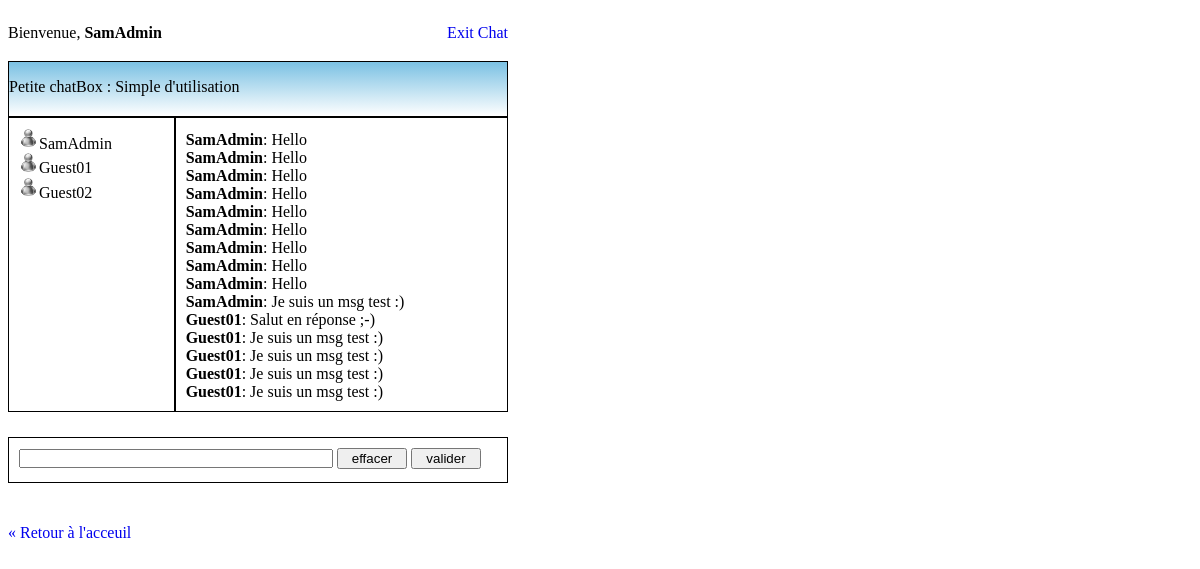
The app's page /ChatBox/chat.php (signed in) with its own data.
### tables this page shows
CREATE TABLE IF NOT EXISTS `table_users`(
    `id_user` BIGINT NOT NULL AUTO_INCREMENT,
    `user_name` VARCHAR(25) NOT NULL UNIQUE,
    `user_email` VARCHAR(50) NOT NULL UNIQUE,
    `user_password` VARCHAR(255) NOT NULL,
    `user_admin` TINYINT NOT NULL DEFAULT '0',
    `user_online` TINYINT NOT NULL DEFAULT '0',
    `user_lastConnexion` DATETIME DEFAULT NOW() NOT NULL,
    `user_registerDate` DATETIME DEFAULT NOW() NOT NULL,
    PRIMARY KEY(`id_user`)
);

### util.php (called while the page is built, shortened)
<?php
function is_logged() : bool
{
    if(isset($_SESSION['username']))
        return true;
    return false;
}

### Database/Database.php (called while the page is built, shortened)
<?php
class Database
{
    private $_connection = null;
    private static $_instance = null;
    private static $DB_DSN = 'mysql:host=localhost;dbname=u870391923_MyDB';
    private static $DB_USER = 'u870391923_root';
    private static $DB_PASS = 'o8jtuHhZPmLXiVUZoj';
    private static $DB_LOCAL_DSN = 'mysql:host=localhost;dbname=MyDB';
    private static $DB_LOCAL_USER = 'root';
    private static $DB_LOCAL_PASS = '';
    private function __construct()
    {
        try
        {
            $options =
            [
                PDO::MYSQL_ATTR_INIT_COMMAND => "SET NAMES UTF8",
                PDO::ATTR_ERRMODE => PDO::ERRMODE_EXCEPTION,
                PDO::ATTR_EMULATE_PREPARES => false
            ];
            if(isset($_SERVER['HTTP_HOST']) && $_SERVER['HTTP_HOST'] == "localhost")
                $this->_connection = new PDO(self::$DB_LOCAL_DSN, self::$DB_LOCAL_USER, self::$DB_LOCAL_PASS, $options);
            else
                $this->_connection = new PDO(self::$DB_DSN, self::$DB_USER, self::$DB_PASS, $options);
        }
        catch(PDOException $e)
        {
            echo "ERREUR : " . $e->getMessage();
            return 0;
        }
    }
    public static function getInstance()
    {
        if(is_null(self::$_instance))
            self::$_instance = new Database();
        return self::$_instance;
    }
    public function getConnection()
    {
        return $this->_connection;
    }
    public function request($sql, $fields = NULL, $fetchall = false)
    {
        try{
            $req = $this->getConnection()->prepare($sql);
            $req->execute($fields);
            if(!$fetchall){
                return $req->fetch(PDO::FETCH_ASSOC);
            }
            else{
                return $req->fetchall(PDO::FETCH_ASSOC);
            }
        }
        catch(PDOException $e){
            echo "ERREUR : " . $e->getMessage();
            return 1;
        }
    }
}

### ChatBox/chatusers.php (the view)
<?php
$sql = 'SELECT * FROM table_users;';
$req = Database::getInstance()->request($sql, NULL, true);
foreach($req as $row):
    if($row['user_online'] == 1)
    {
        echo '<img src="icons/msn-07.png" width="20" alt="Photos Msn Icon" />';
        echo htmlspecialchars($row['user_name']).'</br>';
    }
    else
    {
        echo '<img src="icons/msn-13.png" width="20" alt="Photos Msn Icon" />';
        echo htmlspecialchars($row['user_name']).'</br>';
    }
endforeach;
?>

### ChatBox/chat.php (shortened to what this page needs)
<?php
require '../Database/Database.php';
require '../util.php';
if(is_logged()):
?>
<!DOCTYPE html>
<html lang="fr">
<head>
    <link rel="stylesheet" href="chat.css">
</head>
<body>
    <div class="wrapper">
        <div class="menu">
            <?php if(is_logged()): ?>
                    <p class="welcome">Bienvenue, <b><?= htmlspecialchars($_SESSION['username']) ?></b></p>
            <?php endif; ?>
            <p class="logout"><a id="exit" href="../index.php?action=logout">Exit Chat</a></p>
        </div>
        <div class="chathead">
            <p>Petite chatBox : Simple d'utilisation</p>
        </div>
        <div class="chatbox">
            <?php require_once 'chatbox.php'; ?>
        </div>
        <div class="chatusers">
            <?php require_once 'chatusers.php'; ?>
        </div>
        <div class="message">
            <form class="message_form" name="message_form" action="" method="post">
                <input type="text" name="message_user" class="message_user" maxlength="80">
                <input type="reset" name="delete_message" class="delete_message" value="effacer">
                <input type="submit" name="valid_message" class="valid_message" value="valider">
            </form>
        </div>
    </div>
    <footer>
<?php endif; ?>
        <p><a href="../index.php">&laquo; Retour à l'acceuil</a></p>
<?php if(is_logged()): ?>
    </footer>
</body>
</html>
<?php endif; ?>

### ChatBox/chatbox.php (shortened to what this page needs)
<?php
function display_messages_from_file(): void
{
    if(file_exists("log.html") && filesize("log.html") > 0)
    {
        $ficArray = array_reverse(file("log.html"));
        foreach($ficArray as $el)
            echo $el;
    }
}
?>

### ChatBox/chat.css (style rules this page uses)
.welcome { float:left; }
.logout { float:right; }
.chathead { background:linear-gradient(#7bc1e3, white); }
.chathead, .chatbox, .chatusers, .message { border:1px solid; }
.chatbox { text-align:left; }
.chatbox, .chatusers, .message, .message_user { padding:10px; margin-bottom:25px; }
.message_user { padding:0px;margin:0px;outline-offset:100px; }
.wrapper { width:500px;height:500px; }
.message_user { width:310px; }
.delete_message, .valid_message { width:70px; }
a { text-decoration:none; }
.chatbox { overflow-y:scroll;overflow-wrap:break-word; }
.chatusers { overflow-y:scroll;overflow-x:hidden; }
.chatbox { display:flex; flex-direction:column-reverse; }
.wrapper { display:grid; grid-template-columns:1fr 1fr 1fr; grid-template-areas:"menu menu menu" "chathead chathead chathead" "chatusers chatbox chatbox" "message message message"; }
.menu { grid-area:menu; }
.chathead { grid-area:chathead; }
.chatbox { grid-area:chatbox; }
.message { grid-area:message; }

### records on screen
table_users: user_online 0 (drawn), user_name "SamAdmin"
table_users: user_online 0 (drawn), user_name "Guest01"
table_users: user_online 0 (drawn), user_name "Guest02"

### other values on screen
$_SESSION['username'] "SamAdmin"
$el "Guest01 : Je suis un msg test :)"
$el "Guest01 : Salut en réponse ;-)"
$el "SamAdmin : Je suis un msg test :)"
$el "SamAdmin : Hello"
